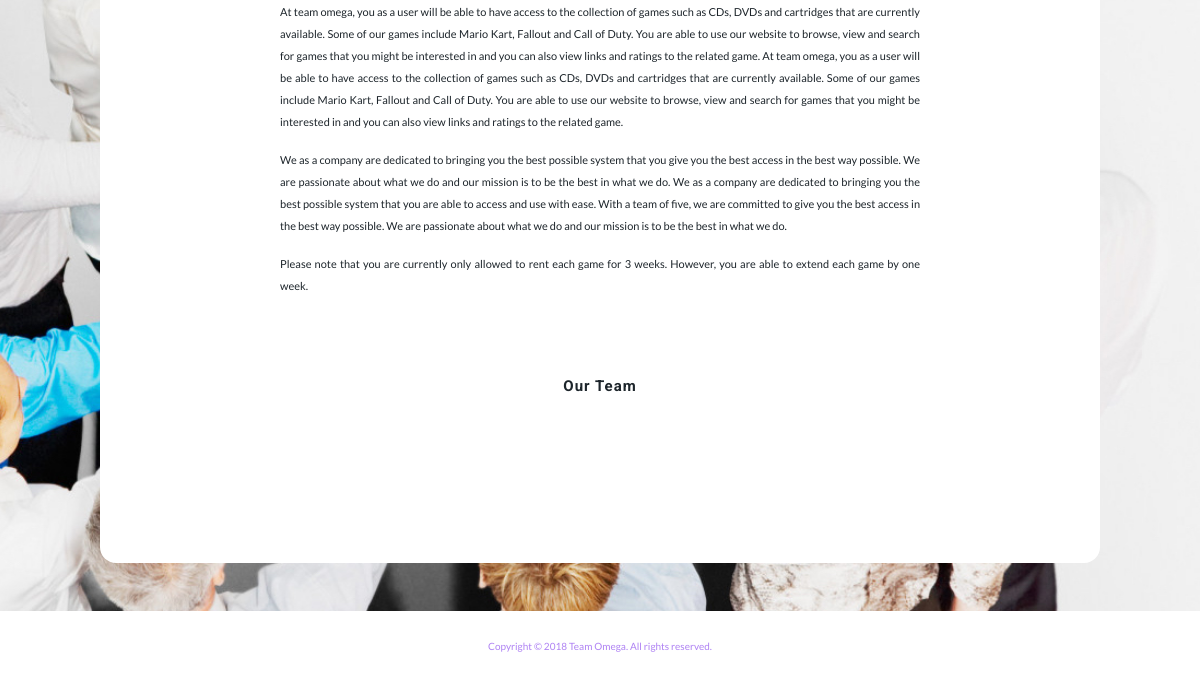
The page /about.php (lower part) on the database as committed earlier.
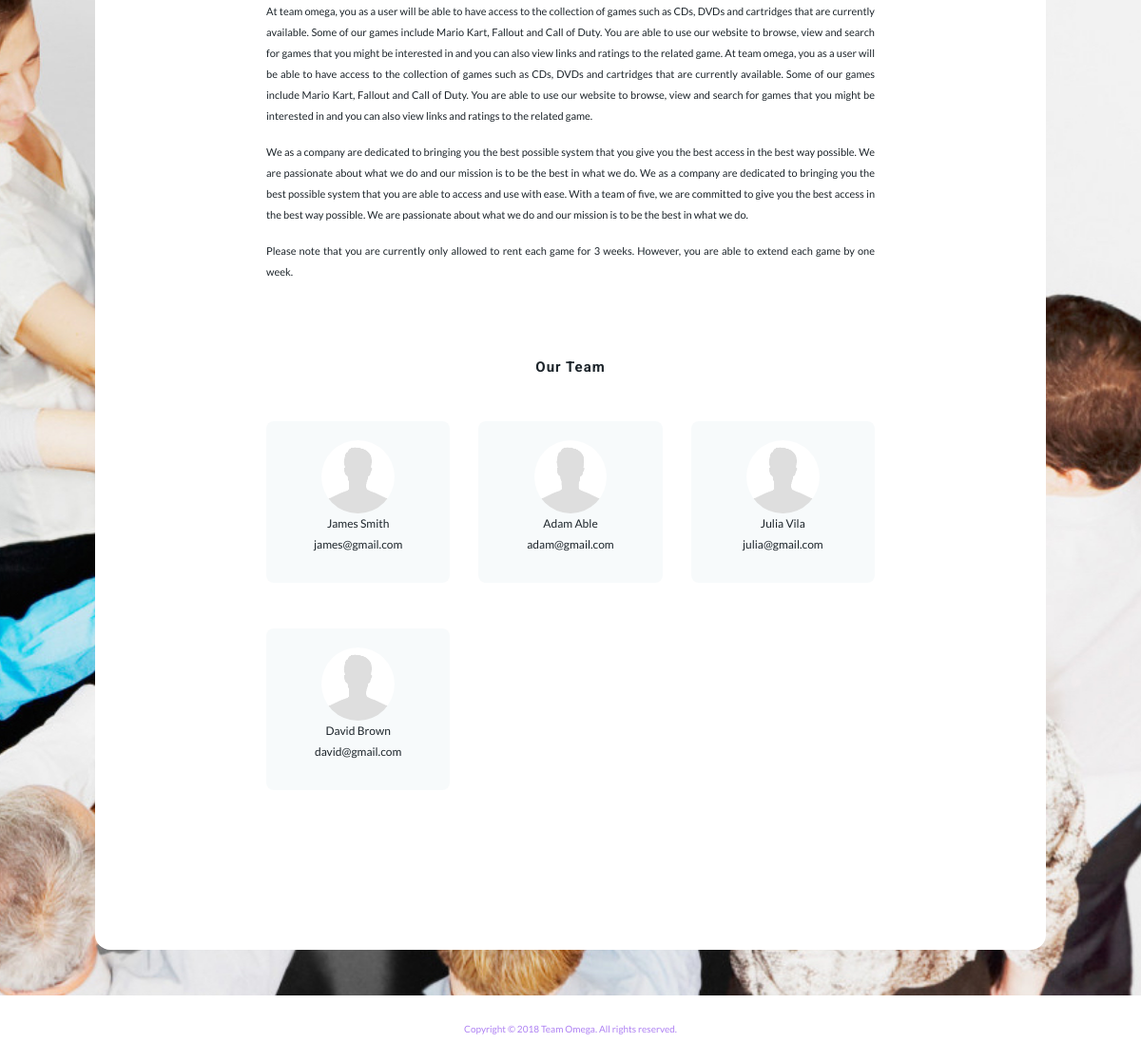
The same page on the database as committed later.
### tables this page shows
CREATE TABLE Staff
(
  staffID     INT AUTO_INCREMENT NOT NULL,
  password    VARCHAR(255)   NOT NULL,
  title       VARCHAR(5)    NOT NULL,
  firstname   VARCHAR(20)   NOT NULL,
  surname     VARCHAR(30)   NOT NULL,
  DoB         DATE,
  phoneNo     CHAR(11),
  email       VARCHAR(30),
  homeAddress  VARCHAR(60),
  PRIMARY KEY (staffID)
);

### private/queryFunctions.php (called while the page is built, shortened)
<?php
function getStaffData()
{
    global $db;
    $sql = "SELECT staffID, firstname, surname, phoneNo, DoB, email, homeAddress ";
    $sql .= "FROM  Staff;";
    $result = mysqli_query($db, $sql);
    return $result;
}
?>

### public/about.php (the view, shortened to what this page needs)
<?php
$styleFileName = "about.css";
?>
<!DOCTYPE html>
<html lang="en">
<?php include(PRIVATE_PATH . '/shared/head.php'); ?>
<body>
<div class="container-fluid">
    <div class="row d-flex justify-content-center mb-5">
        <div class="col-10 content text-center">
            <p class="text-justify">At team omega, you as a user will be able to have access to the collection
                of games such as CDs, DVDs and cartridges that are currently available.
                Some of our games include Mario Kart, Fallout and Call of Duty.
                You are able to use our website to browse, view and search for games that you
                might be interested in and you can also view links and ratings to the related game.
                At team omega, you as a user will be able to have access to the collection
                of games such as CDs, DVDs and cartridges that are currently available.
                Some of our games include Mario Kart, Fallout and Call of Duty.
                You are able to use our website to browse, view and search for games that you
                might be interested in and you can also view links and ratings to the related game.
            </p>
            <p class="text-justify">
                We as a company are dedicated to bringing you the best possible system that you
                give you the best access in the best way possible. We are passionate about what
                we do and our mission is to be the best in what we do. We as a company are
                dedicated to bringing you the best possible system that you are able to
                access and use with ease. With a team of five, we are committed to give
                you the best access in the best way possible. We are passionate about what
                we do and our mission is to be the best in what we do.
            </p>
            <p class="text-justify">
                Please note that you are currently only allowed to rent each game for 3 weeks.
                However, you are able to extend each game by one week.
            </p>
            <h2 class="mt-7 mb-5">Our Team</h2>
            <div class="row mt-5">
                <?php $staff =  getStaffData();
                while($staffMember = mysqli_fetch_assoc($staff)) { ?>
                    <div class="col-4 mb-5">
                        <div class="card mx-auto text-center">
                            <img src="images/maleavatar.png" alt="Male Avatar" class="d-block">
                            <?php echo $staffMember['firstname'] . " " . $staffMember['surname']; ?><br>
                            <?php echo $staffMember['email']; ?>
                        </div>
                    </div>
                <?php } ?>
            </div>
        </div>
    </div>
</div>
<?php include(PRIVATE_PATH . '/shared/footer.php'); ?>
</body>
</html>

### private/shared/head.php (shortened to what this page needs)
<?php
    if (!isset($stylePath)) $stylePath = "style/";
?>
<head>
    <link rel="stylesheet" href="https://maxcdn.bootstrapcdn.com/bootstrap/4.0.0/css/bootstrap.min.css"
>
    <link href="https://use.fontawesome.com/releases/v5.0.6/css/all.css" rel="stylesheet">
    <link rel="stylesheet" href="<?php echo $stylePath . "main.css"; ?>">
    <link rel="stylesheet" href="<?php echo $stylePath . $styleFileName; ?>">
</head>

### private/shared/footer.php (shortened to what this page needs)
<footer class="footer">
    <span>Copyright &copy; <?php echo date("Y"); ?> Team Omega. All rights reserved.</span>
</footer>

### public/style/main.css (style rules this page uses)
html, body { height: 100%; }
body { font-size: 11px; font-family: 'Lato', sans-serif; background-color: #f7fafb; color: #1d252b; }
h2 { font-size: 15px; font-family: 'Roboto', sans-serif; letter-spacing: 1px; font-weight: bold !important; }
.mt-7 { margin-top: 5rem !important; }
.footer { text-align: center; font-size: 10px; bottom: 0; width: 100%; height: 70px; line-height: 70px; background: #ffffff; color: rgba(130, 61, 237, 0.65); }

### public/style/about.css (style rules this page uses)
body { background: url("../images/team.jpg") no-repeat fixed center center; -webkit-background-size: cover; -moz-background-size: cover; -o-background-size: cover; background-size: cover; }
.card { font-size: 12px; border: 0; border-radius: 0.5rem; height: 170px; padding: 20px; background-color: #f7fafb; }
.card img { width: 50%; margin-left: auto; margin-right: auto; height: auto; border-radius: 50%; }
.content { line-height: 2em; border-radius: 1rem; padding: 10% 15%; margin-top: 500px; margin-bottom: 0; background-color: #ffffff; }

Rows that differ between the two databases and show on the page:
added staff: firstname "James", surname "Smith", email "james@gmail.com"
added staff: firstname "Adam", surname "Able", email "adam@gmail.com"
added staff: firstname "Julia", surname "Vila", email "julia@gmail.com"
added staff: firstname "David", surname "Brown", email "david@gmail.com"
